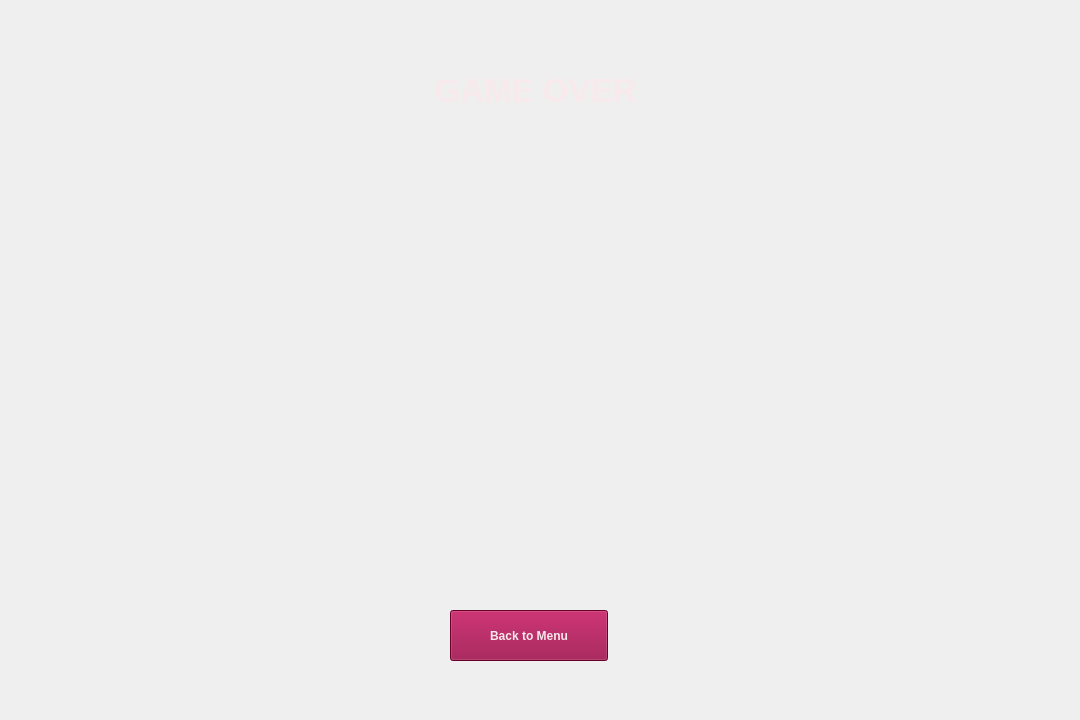
<?xml version="1.0" encoding="UTF-8"?>
<ui version="4.0">
 <class>ResultWindow</class>
 <widget class="QWidget" name="ResultWindow">
  <property name="geometry">
   <rect>
    <x>0</x>
    <y>0</y>
    <width>1080</width>
    <height>720</height>
   </rect>
  </property>
  <property name="windowTitle">
   <string>Form</string>
  </property>
  <widget class="QLabel" name="background">
   <property name="geometry">
    <rect>
     <x>-50</x>
     <y>0</y>
     <width>1200</width>
     <height>750</height>
    </rect>
   </property>
   <property name="text">
    <string/>
   </property>
   <property name="pixmap">
    <pixmap resource="Resources.qrc">:/img/img/main_bg_2.png</pixmap>
   </property>
   <property name="scaledContents">
    <bool>true</bool>
   </property>
   <property name="alignment">
    <set>Qt::AlignCenter</set>
   </property>
  </widget>
  <widget class="QPushButton" name="back_btn">
   <property name="geometry">
    <rect>
     <x>450</x>
     <y>610</y>
     <width>158</width>
     <height>51</height>
    </rect>
   </property>
   <property name="font">
    <font>
     <bold>true</bold>
    </font>
   </property>
   <property name="cursor">
    <cursorShape>PointingHandCursor</cursorShape>
   </property>
   <property name="styleSheet">
    <string notr="true">color: #F8E9EC;
background-color: #90013B;
text-transform: uppercase;
padding: 5px 0px;
</string>
   </property>
   <property name="text">
    <string>Back to Menu</string>
   </property>
  </widget>
  <widget class="QLabel" name="main_label">
   <property name="geometry">
    <rect>
     <x>260</x>
     <y>60</y>
     <width>551</width>
     <height>61</height>
    </rect>
   </property>
   <property name="font">
    <font>
     <pointsize>25</pointsize>
     <bold>true</bold>
    </font>
   </property>
   <property name="styleSheet">
    <string notr="true">color: #F8E9EC;
text-transform: uppercase;</string>
   </property>
   <property name="text">
    <string>GAME OVER</string>
   </property>
   <property name="alignment">
    <set>Qt::AlignCenter</set>
   </property>
  </widget>
  <widget class="QLabel" name="result_label">
   <property name="geometry">
    <rect>
     <x>240</x>
     <y>400</y>
     <width>591</width>
     <height>201</height>
    </rect>
   </property>
   <property name="text">
    <string/>
   </property>
   <property name="pixmap">
    <pixmap resource="Resources.qrc">:/img/img/win_text.png</pixmap>
   </property>
   <property name="scaledContents">
    <bool>true</bool>
   </property>
   <property name="alignment">
    <set>Qt::AlignCenter</set>
   </property>
  </widget>
  <widget class="QLabel" name="medal">
   <property name="geometry">
    <rect>
     <x>740</x>
     <y>350</y>
     <width>150</width>
     <height>150</height>
    </rect>
   </property>
   <property name="text">
    <string/>
   </property>
   <property name="pixmap">
    <pixmap resource="Resources.qrc">:/img/img/medal.png</pixmap>
   </property>
   <property name="scaledContents">
    <bool>true</bool>
   </property>
   <property name="alignment">
    <set>Qt::AlignCenter</set>
   </property>
  </widget>
  <widget class="QLabel" name="skin_label">
   <property name="geometry">
    <rect>
     <x>750</x>
     <y>460</y>
     <width>141</width>
     <height>71</height>
    </rect>
   </property>
   <property name="text">
    <string/>
   </property>
   <property name="pixmap">
    <pixmap resource="Resources.qrc">:/img/img/skin_text.png</pixmap>
   </property>
   <property name="scaledContents">
    <bool>true</bool>
   </property>
   <property name="alignment">
    <set>Qt::AlignCenter</set>
   </property>
   <property name="indent">
    <number>0</number>
   </property>
  </widget>
  <widget class="QLabel" name="gif_label">
   <property name="geometry">
    <rect>
     <x>160</x>
     <y>110</y>
     <width>761</width>
     <height>421</height>
    </rect>
   </property>
   <property name="text">
    <string/>
   </property>
   <property name="alignment">
    <set>Qt::AlignCenter</set>
   </property>
  </widget>
  <widget class="QLabel" name="pict_lose">
   <property name="geometry">
    <rect>
     <x>230</x>
     <y>140</y>
     <width>601</width>
     <height>341</height>
    </rect>
   </property>
   <property name="font">
    <font>
     <pointsize>6</pointsize>
    </font>
   </property>
   <property name="text">
    <string/>
   </property>
   <property name="pixmap">
    <pixmap resource="Resources.qrc">:/img/img/pict_lose.png</pixmap>
   </property>
   <property name="scaledContents">
    <bool>true</bool>
   </property>
   <property name="alignment">
    <set>Qt::AlignCenter</set>
   </property>
  </widget>
  <widget class="QLabel" name="pict_win">
   <property name="geometry">
    <rect>
     <x>350</x>
     <y>120</y>
     <width>421</width>
     <height>401</height>
    </rect>
   </property>
   <property name="font">
    <font>
     <pointsize>6</pointsize>
    </font>
   </property>
   <property name="text">
    <string/>
   </property>
   <property name="pixmap">
    <pixmap resource="Resources.qrc">:/img/img/pict_win.png</pixmap>
   </property>
   <property name="scaledContents">
    <bool>true</bool>
   </property>
   <property name="alignment">
    <set>Qt::AlignCenter</set>
   </property>
  </widget>
  <zorder>background</zorder>
  <zorder>pict_lose</zorder>
  <zorder>pict_win</zorder>
  <zorder>gif_label</zorder>
  <zorder>back_btn</zorder>
  <zorder>main_label</zorder>
  <zorder>result_label</zorder>
  <zorder>medal</zorder>
  <zorder>skin_label</zorder>
 </widget>
 <resources>
  <include location="Resources.qrc"/>
 </resources>
 <connections/>
</ui>
